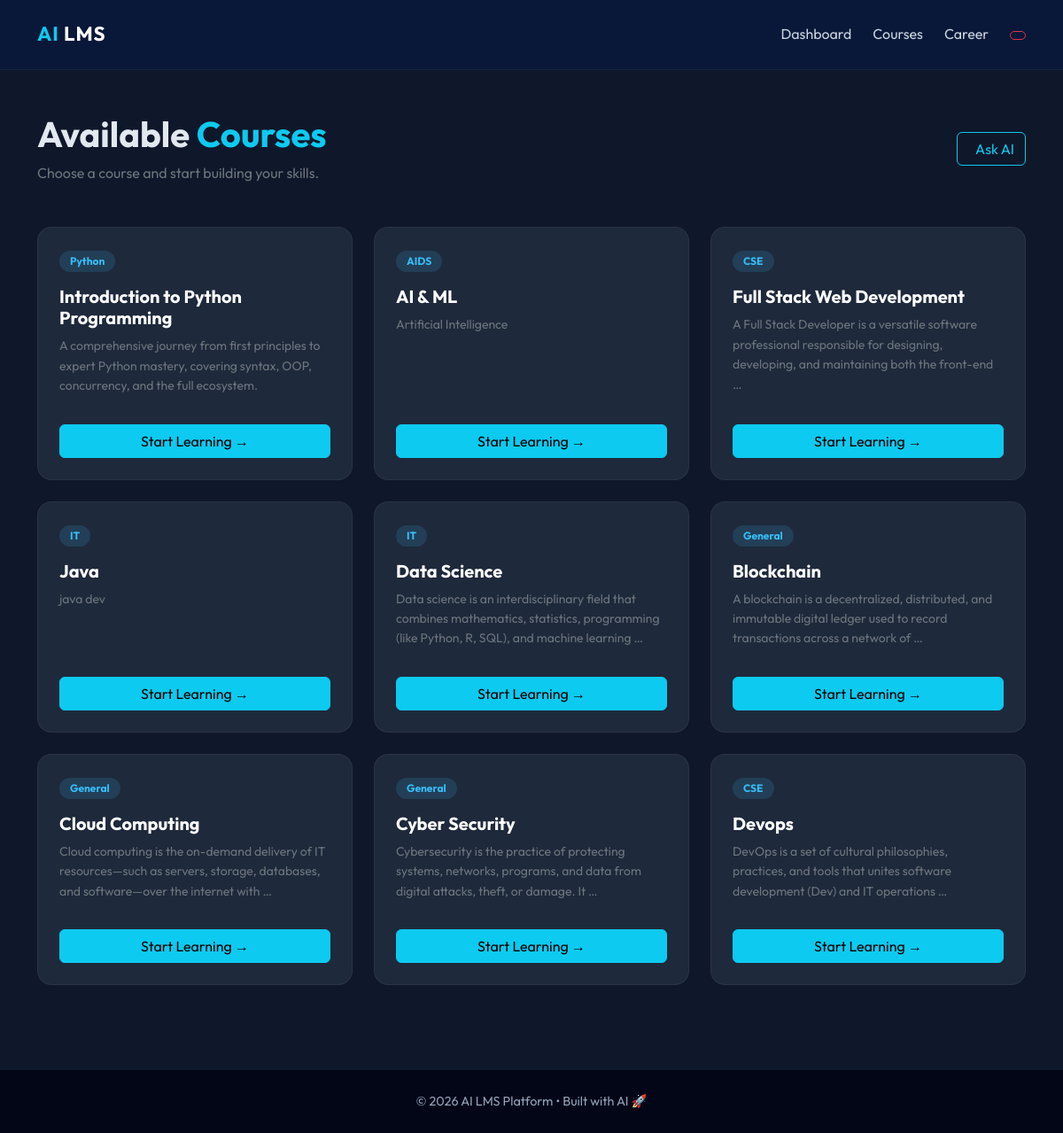
/courses/ (signed in), run on an earlier commit of the app's database.
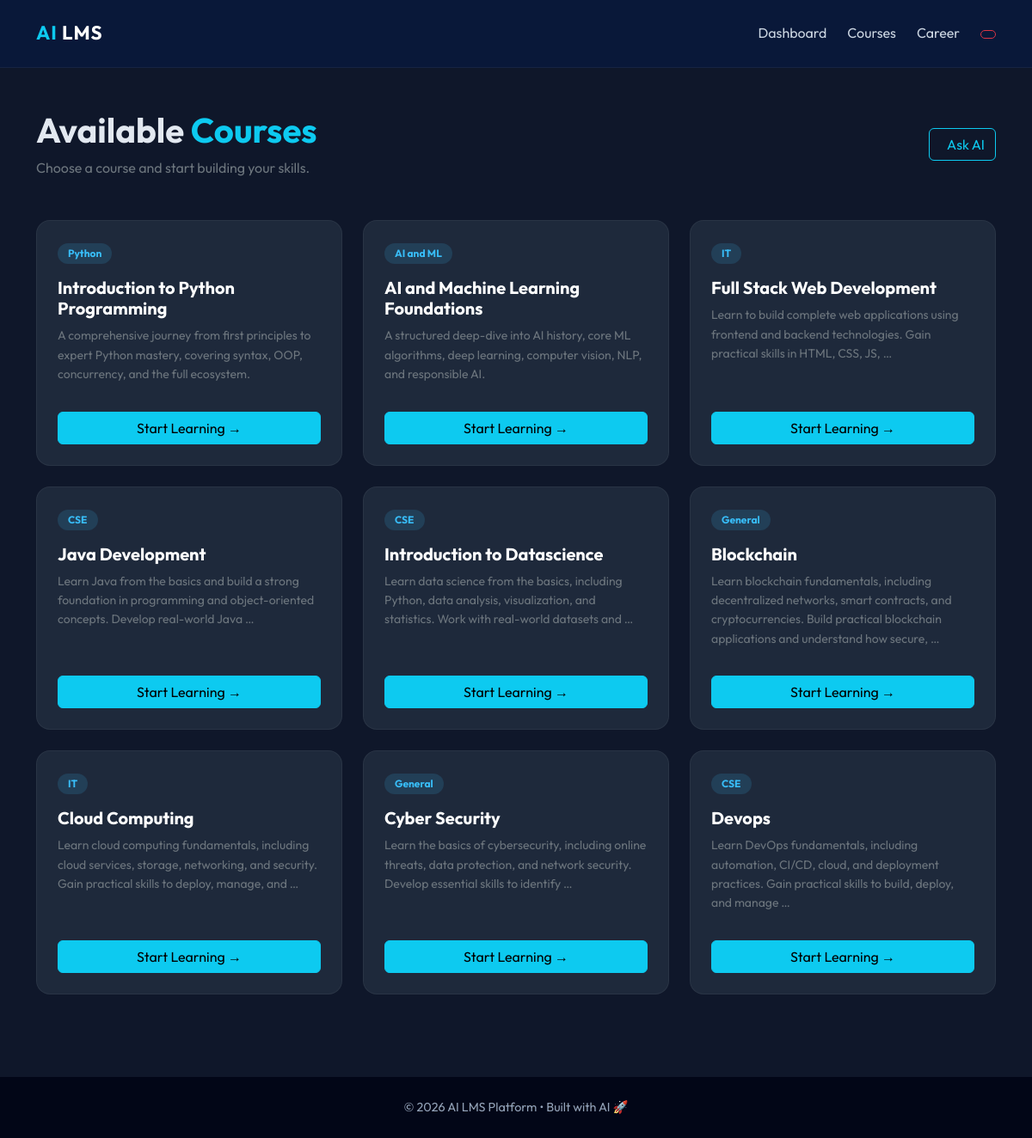
And on a later commit of the database.
### ailms_app/models.py (models this page shows, shortened)
class Course(models.Model):
    title = models.CharField(max_length=255)
    domain = models.CharField(max_length=100, default='General')
    description = models.TextField()
    pdf_file = models.FileField(upload_to='courses/')
    extracted_content = models.TextField(blank=True, null=True)
    chapters = models.JSONField(blank=True, null=True)  # List of {title: "...", content: "..."}
    created_at = models.DateTimeField(auto_now_add=True)

### ailms_app/views.py (the view, shortened to what this page needs)
# urls.py: path('courses/', views.courses_list, name='courses_list'),
@login_required
def courses_list(request):
    courses = Course.objects.all()
    ai_suggestion = None
    ai_skills_query = ""
    return render(request, 'courses_list.html', {
        'courses': courses,
        'ai_suggestion': ai_suggestion,
        'ai_skills_query': ai_skills_query
    })

### templates/courses_list.html (shortened to what this page needs)
{% extends 'base.html' %}
{% block content %}
<div class="d-flex justify-content-between align-items-center flex-wrap mb-5">
    <div>
        <h1 class="fw-bold mb-2">
            Available <span class="text-info">Courses</span>
        </h1>
        <p class="text-secondary m-0">
            Choose a course and start building your skills.
        </p>
    </div>
    <button class="btn btn-outline-info mt-3 mt-md-0"
            type="button"
            data-bs-toggle="collapse"
            data-bs-target="#aiSearchCollapse">
         Ask AI
    </button>
</div>
<div class="row g-4">
    {% for course in courses %}
    <div class="col-md-6 col-lg-4">
        <div class="course-card h-100 p-4 d-flex flex-column">
            <div class="mb-3">
                <span class="badge domain-badge">
                    {{ course.domain }}
                </span>
            </div>
            <h5 class="fw-bold mb-2 text-white">
                {{ course.title }}
            </h5>
            <p class="text-secondary small flex-grow-1">
                {{ course.description|truncatewords:18 }}
            </p>
            <a href="{% url 'course_detail' course.pk %}"
               class="btn btn-info mt-3 w-100">
                Start Learning →
            </a>
        </div>
    </div>
    {% endfor %}
</div>
{% endblock %}

### templates/base.html (shortened to what this page needs)
<!DOCTYPE html>
<html lang="en" data-bs-theme="dark">
<head>
    <link href="https://cdn.jsdelivr.net/npm/bootstrap@5.3.0/dist/css/bootstrap.min.css" rel="stylesheet">
    <link href="https://cdn.jsdelivr.net/npm/remixicon@3.5.0/fonts/remixicon.css" rel="stylesheet">
    {% load static %}
    <link rel="stylesheet" href="{% static 'css/styles.css' %}">
</head>
<body>
    <nav class="navbar navbar-expand-lg sticky-top">
        <div class="container">
            <a class="navbar-brand fw-bold text-info" href="{% url 'dashboard' %}">
                 AI <span class="text-white">LMS</span>
            </a>
            <div class="collapse navbar-collapse" id="navbarNav">
                <ul class="navbar-nav ms-auto align-items-center gap-2">
                    {% if user.is_authenticated %}
                        <li class="nav-item">
                            <a class="nav-link" href="{% url 'dashboard' %}">
                                 Dashboard
                            </a>
                        </li>
                        <li class="nav-item">
                            <a class="nav-link" href="{% url 'courses_list' %}">
                                 Courses
                            </a>
                        </li>
                        <li class="nav-item">
                            <a class="nav-link" href="{% url 'upload_resume' %}">
                                 Career
                            </a>
                        </li>
                        <li class="nav-item ms-2">
                            <a href="{% url 'logout' %}" class="btn btn-outline-danger btn-sm">
                            </a>
                        </li>
                    {% endif %}
                </ul>
            </div>
        </div>
    </nav>
    <main class="container py-5">
        {% block content %}{% endblock %}
    </main>
    <footer class="py-4 text-center mt-5">
        <p class="mb-0">© 2026 AI LMS Platform • Built with AI 🚀</p>
    </footer>
</body>
</html>

### static/css/styles.css (style rules this page uses)
:root { --primary: #4F46E5; --primary-glow: rgba(79, 70, 229, 0.4); --secondary: #22C55E; --background: #020617; --card-bg: rgba(30, 41, 59, 0.7); --border: rgba(148, 163, 184, 0.1); --text-primary: #F8FAFC; --text-secondary: #94A3B8; --accent: #F59E0B; --glass: rgba(15, 23, 42, 0.8); }
body { background-color: var(--background); background-image: radial-gradient(at 0% 0%, rgba(79, 70, 229, 0.15) 0px, transparent 50%), radial-gradient(at 100% 100%, rgba(34, 197, 94, 0.05) 0px, transparent 50%); color: var(--text-primary); font-family: 'Outfit', sans-serif; margin: 0; transition: all 0.3s ease; line-height: 1.6; }
.navbar { background: rgba(2, 6, 23, 0.8); backdrop-filter: blur(10px); border-bottom: 1px solid var(--border); padding: 1rem 0; }

### templates/base.html (style rules this page uses)
body { font-family: 'Outfit', sans-serif; background: #0f172a; color: #e2e8f0; }
.navbar { backdrop-filter: blur(10px); background: rgba(9, 25, 60, 0.85) !important; border-bottom: 1px solid rgba(255,255,255,0.05); }
.navbar-brand { font-size: 1.4rem; letter-spacing: 1px; }
.nav-link { color: #cbd5e1 !important; transition: 0.3s; }
.btn-outline-danger { border-radius: 10px; }
main { min-height: 80vh; }
footer { background: #020617; color: #94a3b8; font-size: 0.9rem; }

### templates/courses_list.html (style rules this page uses)
.course-card { background: #1e293b; border-radius: 16px; border: 1px solid rgba(255,255,255,0.05); transition: 0.3s; }
.domain-badge { background: rgba(56,189,248,0.15); color: #38bdf8; padding: 6px 12px; border-radius: 20px; font-size: 0.75rem; }

What changed in the data, as far as the page shows it:
removed Course: domain "AIDS", title "AI & ML", description "Artificial Intelligence"
removed Course: domain "CSE", title "Full Stack Web Development", description "A Full Stack Developer is a versatile software professional responsible for designing, developing, and maintaining both the front-end …"
removed Course: domain "IT", title "Java", description "java dev"
removed Course: domain "IT", title "Data Science", description "Data science is an interdisciplinary field that combines mathematics, statistics, programming (like Python, R, SQL), and machine learning …"
removed Course: domain "General", title "Blockchain", description "A blockchain is a decentralized, distributed, and immutable digital ledger used to record transactions across a network of …"
removed Course: domain "General", title "Cloud Computing", description "Cloud computing is the on-demand delivery of IT resources—such as servers, storage, databases, and software—over the internet with …"
removed Course: domain "General", title "Cyber Security", description "Cybersecurity is the practice of protecting systems, networks, programs, and data from digital attacks, theft, or damage. It …"
removed Course: domain "CSE", title "Devops", description "DevOps is a set of cultural philosophies, practices, and tools that unites software development (Dev) and IT operations …"
added Course: domain "AI and ML", title "AI and Machine Learning Foundations", description "A structured deep-dive into AI history, core ML algorithms, deep learning, computer vision, NLP, and responsible AI."
added Course: domain "IT", title "Full Stack Web Development", description "Learn to build complete web applications using frontend and backend technologies. Gain practical skills in HTML, CSS, JS, …"
added Course: domain "CSE", title "Java Development", description "Learn Java from the basics and build a strong foundation in programming and object-oriented concepts. Develop real-world Java …"
added Course: domain "CSE", title "Introduction to Datascience", description "Learn data science from the basics, including Python, data analysis, visualization, and statistics. Work with real-world datasets and …"
added Course: domain "General", title "Blockchain", description "Learn blockchain fundamentals, including decentralized networks, smart contracts, and cryptocurrencies. Build practical blockchain applications and understand how secure, …"
added Course: domain "IT", title "Cloud Computing", description "Learn cloud computing fundamentals, including cloud services, storage, networking, and security. Gain practical skills to deploy, manage, and …"
added Course: domain "General", title "Cyber Security", description "Learn the basics of cybersecurity, including online threats, data protection, and network security. Develop essential skills to identify …"
added Course: domain "CSE", title "Devops", description "Learn DevOps fundamentals, including automation, CI/CD, cloud, and deployment practices. Gain practical skills to build, deploy, and manage …"
